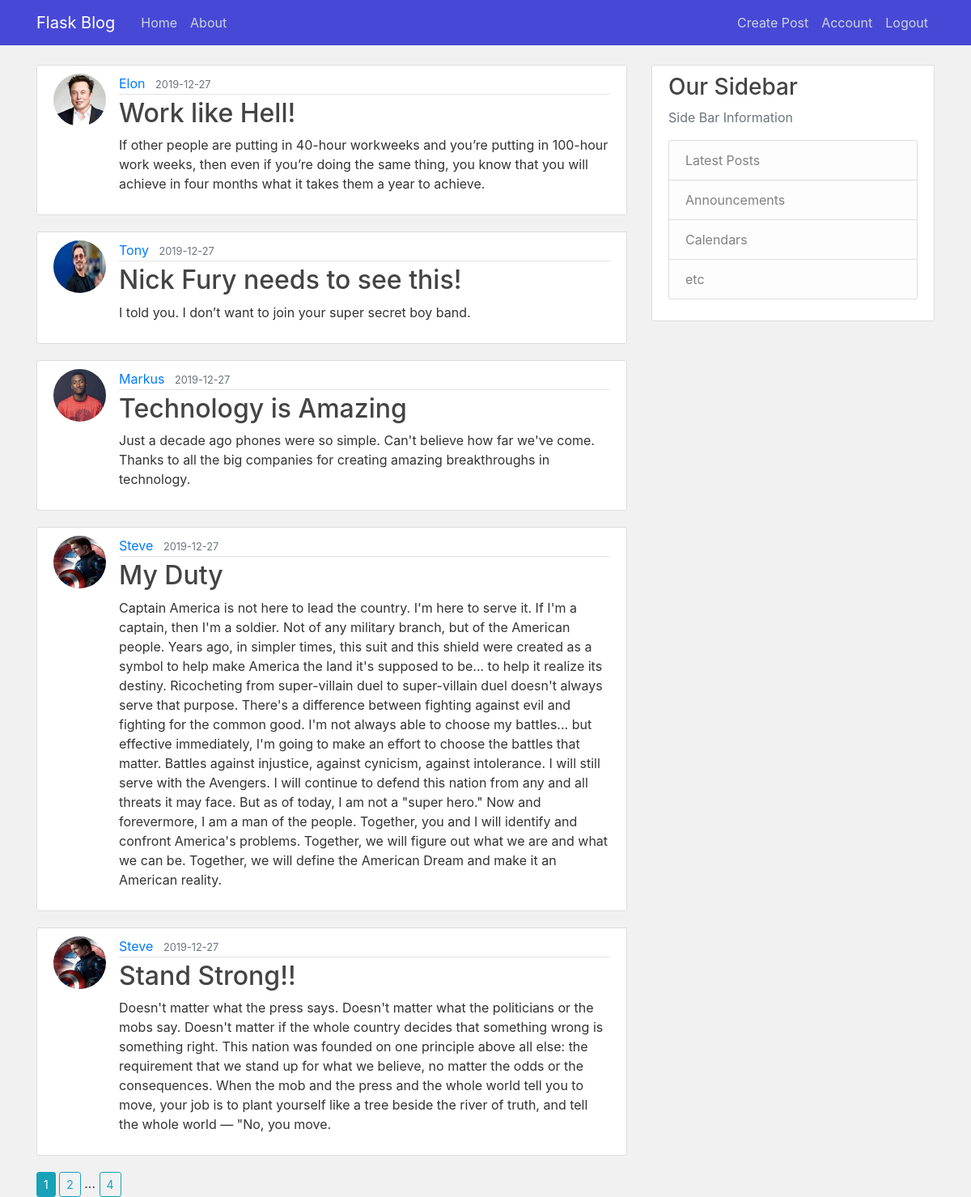
The page /home/ (signed in) on the database its author committed.
### flaskblog/models.py (models this page shows, shortened)
class Post(db.Model):
    id = db.Column(db.Integer, primary_key=True)
    title = db.Column(db.String(100), nullable=False)
    date_posted = db.Column(db.DateTime, nullable=False, default=datetime.utcnow)
    content = db.Column(db.Text, nullable=False)
    user_id = db.Column(db.Integer, db.ForeignKey('user.id'), nullable=False)

class User(db.Model, UserMixin):
    id = db.Column(db.Integer, primary_key=True)
    username = db.Column(db.String(20), unique=True, nullable=False)
    email = db.Column(db.String(120), unique=True, nullable=False)
    image_file = db.Column(db.String(20), nullable=False, default='default.jpg')
    password = db.Column(db.String(60), nullable=False)
    posts = db.relationship('Post', backref='author', lazy=True)

### flaskblog/main/routes.py (the view)
@main.route("/")
@main.route("/home/")
def index():
    page = request.args.get('page', default=1, type=int)
    posts = Post.query.order_by(Post.date_posted.desc())\
        .paginate(per_page=5, page=page)
    return render_template('Main/index.html', posts=posts)

### flaskblog/models.py (called while the page is built)
@login_manager.user_loader
def load_user(user_id):
    return User.query.get(int(user_id))

### flaskblog/templates/Main/index.html (shortened to what this page needs)
{% extends 'base.html' %}
{% block body %}
     {% for post in posts.items %}
        <article class="media content-section">
          <img class="rounded-circle article-img" src="{{ url_for('static', filename='profile_pics/' + post.author.image_file) }}">
          <div class="media-body">
            <div class="article-metadata">
              <a class="mr-2" href="{{ url_for('users.user_posts', username=post.author.username) }}">{{ post.author.username }}</a>
              <small class="text-muted">{{ post.date_posted.strftime('%Y-%m-%d') }}</small>
            </div>
            <h2><a class="article-title" href="{{ url_for('posts.post', post_id=post.id) }}">{{ post.title }}</a></h2>
            <p class="article-content">{{ post.content }}</p>
          </div>
        </article>
    {% endfor %}
    {% for page_num in posts.iter_pages(left_edge=1, right_edge=1, left_current=1, right_current=2) %}
      {% if page_num %}
          {% if page_num == posts.page %}
          <a class="btn btn-sm btn-info" href="{{ url_for('main.index', page=page_num) }}">{{ page_num }}</a>
          {% else %}
          <a class="btn btn-sm btn-outline-info" href="{{ url_for('main.index', page=page_num) }}">{{ page_num }}</a>
          {% endif %}
      {% else %}
        ...
      {% endif %}
    {% endfor %}
{% endblock body %}

### flaskblog/static/css/main.css (style rules this page uses)
body { background: #F1F1F1; color: #333333; margin-top: 5rem; }
h1, h2, h3, h4, h5, h6 { color: #444444; }
.content-section { background: #ffffff; padding: 10px 20px; border: 1px solid #dddddd; border-radius: 3px; margin-bottom: 20px; }
.article-title { color: #444444; }
.article-content { white-space: pre-line; }
.article-img { height: 65px; width: 65px; margin-right: 16px; }
.article-metadata { padding-bottom: 1px; margin-bottom: 4px; border-bottom: 1px solid #e3e3e3 }

### rows shown on the page
Post: image_file (picture), author.username "Elon", date_posted "2019-12-27", title "Work like Hell!", content "If other people are putting in 40-hour workweeks and you’re putting in 100-hour work weeks, then even if you’re doing the same thing, you know that you will achieve in four months what it takes them a year to achieve."
Post: image_file (picture), author.username "Tony", date_posted "2019-12-27", title "Nick Fury needs to see this!", content "I told you. I don’t want to join your super secret boy band."
Post: image_file (picture), author.username "Markus", date_posted "2019-12-27", title "Technology is Amazing", content "Just a decade ago phones were so simple. Can't believe how far we've come. Thanks to all the big companies for creating amazing breakthroughs in technology."
Post: image_file (picture), author.username "Steve", date_posted "2019-12-27", title "My Duty", content "Captain America is not here to lead the country. I'm here to serve it. If I'm a captain, then I'm a soldier. Not of any military branch, but of the American people. Years ago, in simpler times, this suit and this shield were created as a symbol to help make America the land it's supposed to be... to help it realize its destiny. Ricocheting from super-villain duel to super-villain duel doesn't always serve that purpose. There's a difference between fighting against evil and fighting for the common good. I'm not always able to choose my battles... but effective immediately, I'm going to make an effort to choose the battles that matter. Battles against injustice, against cynicism, against…"
Post: image_file (picture), author.username "Steve", date_posted "2019-12-27", title "Stand Strong!!", content "Doesn't matter what the press says. Doesn't matter what the politicians or the mobs say. Doesn't matter if the whole country decides that something wrong is something right. This nation was founded on one principle above all else: the requirement that we stand up for what we believe, no matter the odds or the consequences. When the mob and the press and the whole world tell you to move, your job is to plant yourself like a tree beside the river of truth, and tell the whole world — \"No, you move."

### other values the page prints
{{ page_num }} "1"
{{ page_num }} "2" "4"
